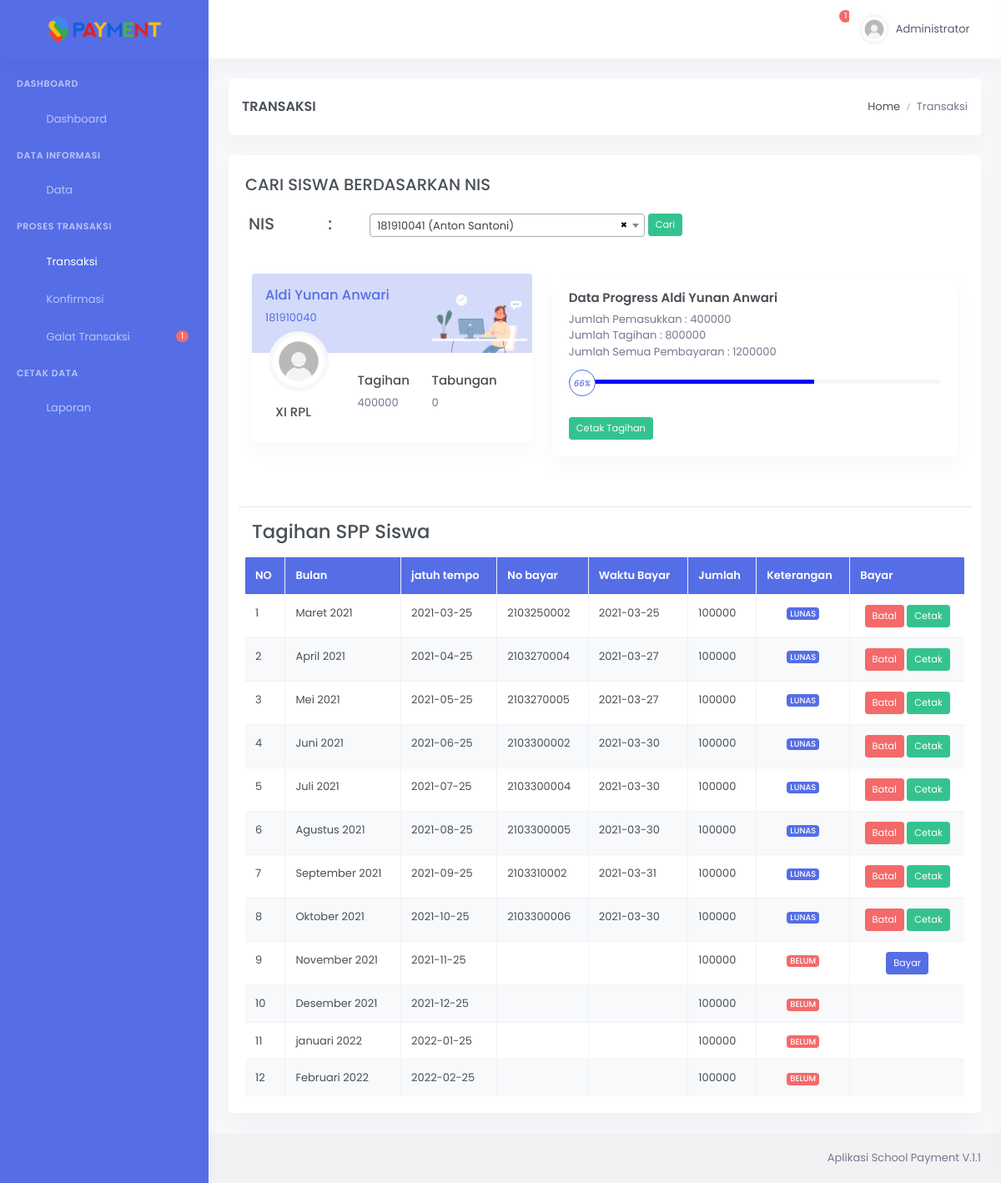
/admin/transaksi.php?nis=181910040 (signed in), run on the app's committed database.
### tables this page shows
CREATE TABLE `siswa` (
  `idsiswa` int(11) NOT NULL,
  `nis` varchar(10) NOT NULL,
  `namasiswa` varchar(40) NOT NULL,
  `kelas` varchar(255) NOT NULL,
  `jk` enum('Laki Laki','Perempuan','','') NOT NULL,
  `tahunajaran` varchar(10) NOT NULL,
  `biaya` int(11) NOT NULL
);

CREATE TABLE `spp` (
  `idspp` int(5) NOT NULL,
  `idsiswa` int(10) DEFAULT NULL,
  `jatuhtempo` date DEFAULT NULL,
  `no_urut` int(11) NOT NULL,
  `bulan` varchar(20) DEFAULT NULL,
  `nobayar` varchar(10) DEFAULT NULL,
  `tglbayar` date DEFAULT NULL,
  `wkt_bayar` varchar(25) NOT NULL,
  `jumlah` int(20) DEFAULT NULL,
  `ket` varchar(20) DEFAULT NULL,
  `idadmin` int(5) DEFAULT NULL
);

### admin/transaksi.php (the view, shortened to what this page needs)
<?php
include 'header.php';
 ?>
<div class="main-content">
	<div class="page-content">
		<div class="container-fluid">
			<div class="row">
				<div class="col-12">
					<div class="card">
						<div class="page-title-box d-flex align-items-center justify-content-between">
							<h4 class="ml-3 mt-4 mb-0 font-size-18">TRANSAKSI</h4>
							<div class="page-title-right">
								<ol class="breadcrumb mb-0 ml-3 mt-4 mr-3">
									<li class="breadcrumb-item"><a href="index.php">Home</a></li>
									<li class="breadcrumb-item active">Transaksi</li>
								</ol>
							</div>
						</div>
					</div>
				</div>
			</div>
			<div class="section-body">
				<div class="card">
					<div class="container">
						<div class="page-header">
							<h4 class="mt-4 ml-2">CARI SISWA BERDASARKAN NIS</h4>
						</div>
						<form action="" method="get">
							<table class="table table-borderless">
								<tr>
									<td>
										<h4 class="mt-1">NIS</h4>
									</td>
									<td>
										<h4 class="mt-1">:</h4>
									</td>
									<td>
										<div class="form-group" style="margin-top:3px;">
											<button class="btn btn-success btn-sm" id="toast" type="submit"
												name="cari">Cari</button>
										</div>
									</td>
									<td> </td>
								</tr>
							</table>
						</form>
						<?php
								if (isset($_GET['nis']) && $_GET['nis'] != ''){
									$data = $konek->query("SELECT * FROM siswa WHERE nis = '$_GET[nis]'");
									$dta = mysqli_fetch_assoc($data);
									$nis = $dta['nis'];
												$sql = mysqli_query($konek ," SELECT * FROM spp WHERE idsiswa = '$dta[idsiswa]' ORDER BY jatuhtempo ASC ");
												$result = mysqli_query($konek,"SELECT SUM(jumlah) AS value_sum FROM spp WHERE idsiswa = '$dta[idsiswa]' AND ket = 'BELUM' ORDER BY jatuhtempo ASC ");
												$row = mysqli_fetch_assoc($result);
												$result2 = mysqli_query($konek,"SELECT SUM(jumlah) AS f FROM spp WHERE idsiswa = '$dta[idsiswa]' AND ket = 'LUNAS' ORDER BY jatuhtempo ASC ");
												$row2 = mysqli_fetch_assoc($result2);
												$sum = $row['value_sum'];
												$sum2 = $row2['f'];
												$hj       = $sum + $sum2;
												$hitung   = $sum2 * 100 / $hj ;
												$o        = substr($hitung,0,2);
												$ada = strpos($o, ".");
												if($ada > 0){
												$o = substr($hitung,0,3);
												}elseif($ada == 0 && $hitung == 100 ){
												$o = substr($hitung,0,3);
												}elseif($ada == 0){
												$o = substr($hitung,0,2);
												}
												$tb = mysqli_query($konek,"SELECT * FROM tb_tabungan WHERE idsiswa='$dta[namasiswa]'");
												$g  = mysqli_fetch_assoc($tb);
							?>
						<div class="row">
							<div class="col-xl-5">
								<div class="card overflow-hidden ml-3">
									<div class="bg-soft-primary">
										<div class="row">
											<div class="col-7">
												<div class="text-primary p-3">
													<h5 class="text-primary"> <?= $dta['namasiswa']; ?></h5>
													<p><?= $nis; ?></p>
												</div>
											</div>
											<div class="col-5 align-self-end">
												<img src="assets\images\profile-img.png" alt="" class="img-fluid">
											</div>
										</div>
									</div>
									<div class="card-body pt-0">
										<div class="row">
											<div class="col-sm-4">
												<div class="avatar-md profile-user-wid mb-3">
													<img src="img/avatar.jpg" alt=""
														class="img-thumbnail rounded-circle">
												</div>
												<h5 class="font-size-15 text-truncate ml-2"><?= $dta['kelas']; ?></h5>
											</div>
											<div class="col-sm-8">
												<div class="pt-4">
													<div class="row">
														<div class="col-5">
															<h5 class="font-size-15">Tagihan</h5>
															<p class="text-muted mb-0"><?= $sum; ?></p>
														</div>
														<div class="col-7">
															<h5 class="font-size-15">Tabungan</h5>
															<p class="text-muted mb-0">
															<?php
															if( $g['jumlah'] > 0 ){
																echo $g['jumlah'];
															}else{
																echo "0";
															} ?></p>
														</div>
													</div>
												</div>
											</div>
										</div>
									</div>
								</div>
							</div>
							<div class="col-xl-7">
								<div class="card mr-3">
									<div class="card-body">
										<h4 class="card-title">Data Progress <?= $dta['namasiswa']; ?></h4>
										<p class="card-title-desc">
											Jumlah Pemasukkan : <?= $sum; ?> <br />
											Jumlah Tagihan : <?= $sum2  ?> <br />
											Jumlah Semua Pembayaran : <?php $jl = $sum + $sum2; echo "$jl"; ?>
										</p>
										<div class="custom-progess mt-2 mb-4">
											<div class="progress progress-sm">
												<div class="progress-bar" role="progressbar" style="width: <?= $o; ?>%;
                                                    <?php
                                                        if($o > 80){
                                                            echo "background-color:green;";
                                                        }elseif($o > 40){
                                                            echo "background-color:blue;";
                                                        }elseif($o >= 0){
                                                            echo "background-color:red;";
                                                        }
                                                        ?>" aria-valuenow="<?= $o; ?>" aria-valuemin="0"
													aria-valuemax="100"></div>
											</div>
											<div class="avatar-xs progress-icon">
												<?php
																if($o > 80){
																	echo "<span class='avatar-title rounded-circle border border-success'>";
																	echo "<i class='text-success font-size-10'>";
																}elseif($o > 40){
																	echo "<span class='avatar-title rounded-circle border border-primary'>";
																	echo "<i class='text-primary font-size-10'>";
																}elseif($o >= 0){
																	echo "<span class='avatar-title rounded-circle border border-danger'>";
																	echo "<i class='text-danger font-size-10'>";
																}
																?><?= $o; ?>%</i>
												</span>
											</div>
										</div>
										<a target="_blank"
											href="cetak-tagihan.php?id=<?= $_GET['nis'] ?>&num=<?= $sum ?>&num2=<?= $sum2 ?>"
											class="btn btn-success mt-3 btn-sm"> Cetak Tagihan </a>
									</div>
								</div>
							</div>
						</div>
						<br>
						<hr>
						<div class="panel panel-info m-2">
							<div class="panel-heading">
								<h3 class="mb-3 ml-2">Tagihan SPP Siswa</h3>
							</div>
							<div class="panel-body ">
								<div class="table table-responsive" style="border:none;">
									<table class="table p-3 table-bordered table-md table-striped">
										<tr class="bg-primary text-white">
											<th>NO</th>
											<th>Bulan</th>
											<th>jatuh tempo</th>
											<th>No bayar</th>
											<th>Waktu Bayar</th>
											<th>Jumlah</th>
											<th>Keterangan</th>
											<th>Bayar</th>
										</tr>
										<?php
													$i = 1;
													while($sq = mysqli_fetch_assoc($sql)){
														echo "
															<tr>
																<td>$i</td>
																<td>$sq[bulan]</td>
																<td>$sq[jatuhtempo]</td>
																<td>$sq[nobayar]</td>
																<td>$sq[tglbayar]  </td>
																<td>$sq[jumlah]</td>
																";
																if($sq['ket'] == "LUNAS"){
																	echo"
																	<td align='center'> <div class='badge badge-primary badge-sm'> $sq[ket] </div> </td>
																";
																}else{
																	echo "
																	<td align='center'> <div class='badge badge-danger badge-sm'> BELUM </div> </td>
																	"
																; }
																echo "
																<td align='center'";
																			if ($sq['nobayar'] == ''){
																				$ex  = $sq['no_urut'];
																				$doy = $sq['idsiswa'];
																					if($ex > 1){
																						$ex1 = $ex - 1;
																						$eksekusi = mysqli_query($konek,"SELECT * FROM spp WHERE idsiswa='$doy'AND no_urut='$ex1'");
																						$ssoc = mysqli_fetch_assoc($eksekusi);
																						if($ssoc['ket'] == "LUNAS" ){
																					?>
										<a
											href='proses_transaksi.php?nis=<?= $nis?>&act=bayar&id=<?=$sq['idspp']?>'></a>
										<a class='btn btn-primary btn-sm'
											href='proses_transaksi.php?nis=<?= $nis ?>&act=bayar&id=<?= $sq['idspp']?>'>Bayar</a>
										<?php
																						}else{?>
										<?php }
										}
																				?>
										<?php
																			}else {
																				echo "</a>";
																				echo "<a class='btn btn-danger btn-sm' href='proses_transaksi.php?nis=$nis&act=batal&id=$sq[idspp]'>Batal</a> ";
																				echo "<a class='btn btn-success btn-sm' href='cetak_slip_transaksi.php?nis=$nis&act=bayar&id=$sq[idspp]' target='_blank'>Cetak</a> ";
																			}
																		echo "</td>
																	</tr>
																	";
																	$i++;
															}
															?>
									</table>
								</div>
							</div>
						</div>
						<?php
}elseif(isset($_GET['nis']) && $_GET['nis'] == ''){
	?>
						<center>
							<h3 class="mb-4"> NIS yang anda cari tidak ada </h3>
						</center>
						<?php
}
?>
					</div>
				</div>
			</div>
		</div>
		<?php include 'footer.php' ?>

### data on the page
siswa: namasiswa "Aldi Yunan Anwari", nis "181910040", kelas "XI RPL"
spp: bulan "Maret 2021", jatuhtempo "2021-03-25", nobayar "2103250002", tglbayar "2021-03-25", jumlah "100000", ket "LUNAS"
spp: bulan "April 2021", jatuhtempo "2021-04-25", nobayar "2103270004", tglbayar "2021-03-27", jumlah "100000", ket "LUNAS"
spp: bulan "Mei 2021", jatuhtempo "2021-05-25", nobayar "2103270005", tglbayar "2021-03-27", jumlah "100000", ket "LUNAS"
spp: bulan "Juni 2021", jatuhtempo "2021-06-25", nobayar "2103300002", tglbayar "2021-03-30", jumlah "100000", ket "LUNAS"
spp: bulan "Juli 2021", jatuhtempo "2021-07-25", nobayar "2103300004", tglbayar "2021-03-30", jumlah "100000", ket "LUNAS"
spp: bulan "Agustus 2021", jatuhtempo "2021-08-25", nobayar "2103300005", tglbayar "2021-03-30", jumlah "100000", ket "LUNAS"
spp: bulan "September 2021", jatuhtempo "2021-09-25", nobayar "2103310002", tglbayar "2021-03-31", jumlah "100000", ket "LUNAS"
spp: bulan "Oktober 2021", jatuhtempo "2021-10-25", nobayar "2103300006", tglbayar "2021-03-30", jumlah "100000", ket "LUNAS"
spp: bulan "November 2021", jatuhtempo "2021-11-25", jumlah "100000", ket "BELUM"
spp: bulan "Desember 2021", jatuhtempo "2021-12-25", jumlah "100000", ket "BELUM"
spp: bulan "januari 2022", jatuhtempo "2022-01-25", jumlah "100000", ket "BELUM"
spp: bulan "Februari 2022", jatuhtempo "2022-02-25", jumlah "100000", ket "BELUM"

### other printed values
$jum "1"
$_SESSION['nama'] "Administrator"
$n "1"
$sum "400000"
$sum2 "800000"
$jl "1200000"
$o "66"
